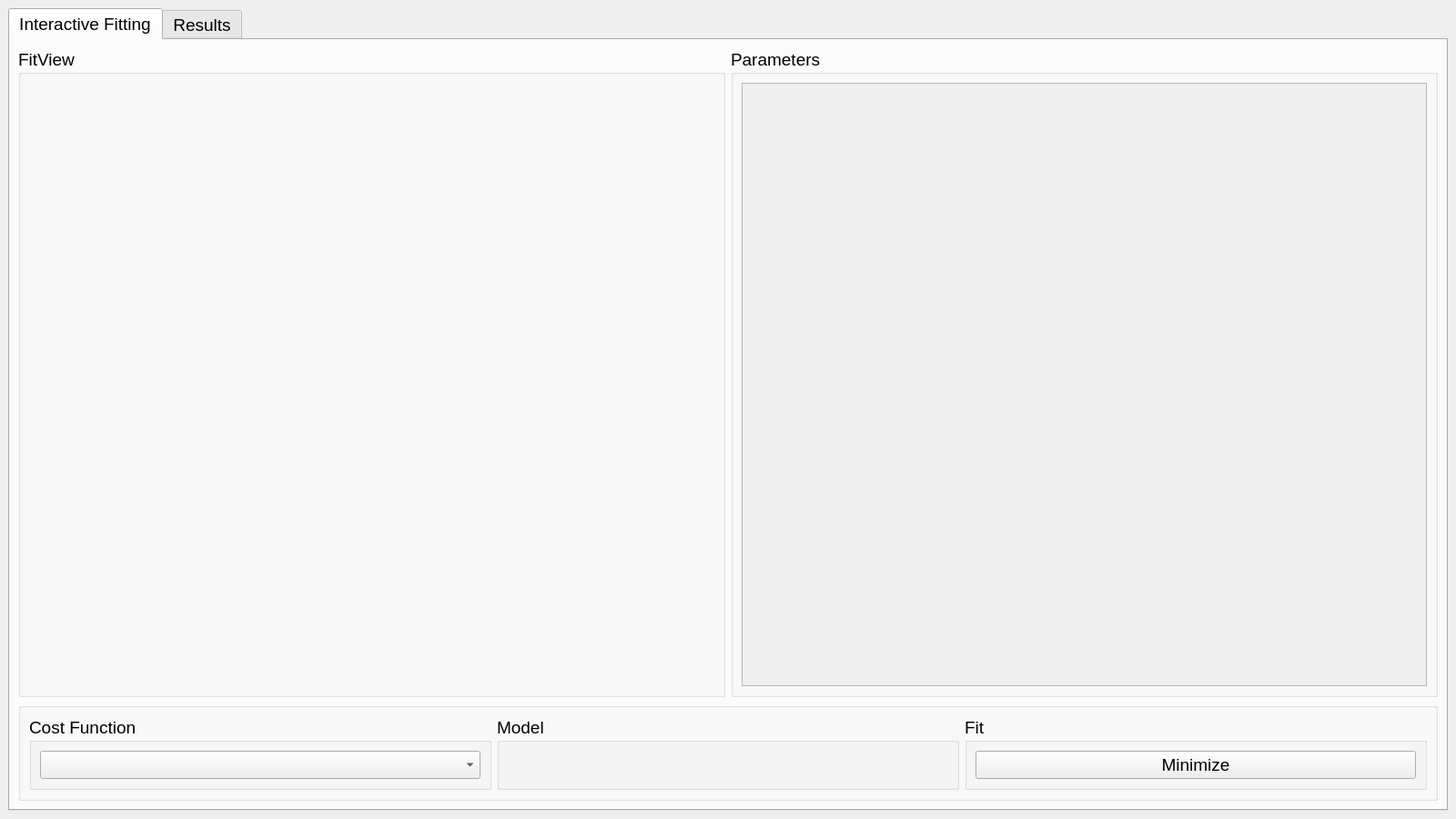
<?xml version="1.0" encoding="UTF-8"?>
<ui version="4.0">
 <class>MainWindow</class>
 <widget class="QMainWindow" name="MainWindow">
  <property name="geometry">
   <rect>
    <x>0</x>
    <y>0</y>
    <width>1600</width>
    <height>900</height>
   </rect>
  </property>
  <property name="font">
   <font>
    <pointsize>14</pointsize>
   </font>
  </property>
  <property name="windowTitle">
   <string>AGEFitViewer</string>
  </property>
  <widget class="QWidget" name="centralwidget">
   <layout class="QGridLayout" name="layoutMain" rowstretch="1">
    <item row="0" column="0" colspan="3">
     <widget class="QTabWidget" name="tab">
      <property name="currentIndex">
       <number>0</number>
      </property>
      <widget class="QWidget" name="tabFitting">
       <attribute name="title">
        <string>Interactive Fitting</string>
       </attribute>
       <layout class="QGridLayout" name="gridLayout">
        <item row="0" column="1">
         <widget class="QGroupBox" name="groupParams">
          <property name="sizePolicy">
           <sizepolicy hsizetype="Preferred" vsizetype="Expanding">
            <horstretch>0</horstretch>
            <verstretch>0</verstretch>
           </sizepolicy>
          </property>
          <property name="maximumSize">
           <size>
            <width>16777215</width>
            <height>16777215</height>
           </size>
          </property>
          <property name="font">
           <font>
            <pointsize>14</pointsize>
           </font>
          </property>
          <property name="title">
           <string>Parameters</string>
          </property>
          <layout class="QVBoxLayout" name="layoutParameters">
           <item>
            <widget class="QScrollArea" name="scrollArea">
             <property name="widgetResizable">
              <bool>true</bool>
             </property>
             <widget class="QWidget" name="scrollAreaWidgetContents">
              <property name="geometry">
               <rect>
                <x>0</x>
                <y>0</y>
                <width>751</width>
                <height>633</height>
               </rect>
              </property>
              <layout class="QVBoxLayout" name="layoutParams"/>
             </widget>
            </widget>
           </item>
          </layout>
         </widget>
        </item>
        <item row="0" column="0">
         <widget class="QGroupBox" name="groupFitView">
          <property name="sizePolicy">
           <sizepolicy hsizetype="Expanding" vsizetype="Expanding">
            <horstretch>0</horstretch>
            <verstretch>0</verstretch>
           </sizepolicy>
          </property>
          <property name="maximumSize">
           <size>
            <width>16777215</width>
            <height>16777215</height>
           </size>
          </property>
          <property name="font">
           <font>
            <pointsize>14</pointsize>
           </font>
          </property>
          <property name="title">
           <string>FitView</string>
          </property>
          <layout class="QVBoxLayout" name="layoutFitView"/>
         </widget>
        </item>
        <item row="1" column="0" colspan="2">
         <widget class="QGroupBox" name="groupFitSetup">
          <property name="sizePolicy">
           <sizepolicy hsizetype="Preferred" vsizetype="Fixed">
            <horstretch>0</horstretch>
            <verstretch>0</verstretch>
           </sizepolicy>
          </property>
          <property name="font">
           <font>
            <pointsize>14</pointsize>
           </font>
          </property>
          <property name="title">
           <string/>
          </property>
          <layout class="QHBoxLayout" name="layoutFitSetup">
           <item>
            <widget class="QGroupBox" name="groupCost">
             <property name="title">
              <string>Cost Function</string>
             </property>
             <layout class="QHBoxLayout" name="layoutCost">
              <item>
               <widget class="QComboBox" name="selectCost"/>
              </item>
             </layout>
            </widget>
           </item>
           <item>
            <widget class="QGroupBox" name="groupModel">
             <property name="title">
              <string>Model</string>
             </property>
             <layout class="QHBoxLayout" name="layoutModel"/>
            </widget>
           </item>
           <item>
            <widget class="QGroupBox" name="groupFit">
             <property name="title">
              <string>Fit</string>
             </property>
             <layout class="QHBoxLayout" name="horizontalLayout">
              <item>
               <widget class="QPushButton" name="buttonFit">
                <property name="text">
                 <string>Minimize</string>
                </property>
               </widget>
              </item>
             </layout>
            </widget>
           </item>
          </layout>
         </widget>
        </item>
       </layout>
      </widget>
      <widget class="QWidget" name="tabResults">
       <attribute name="title">
        <string>Results</string>
       </attribute>
       <layout class="QVBoxLayout" name="layoutResults">
        <item>
         <widget class="QPlainTextEdit" name="textResults">
          <property name="font">
           <font>
            <family>FreeMono</family>
            <pointsize>14</pointsize>
           </font>
          </property>
          <property name="readOnly">
           <bool>true</bool>
          </property>
         </widget>
        </item>
       </layout>
      </widget>
     </widget>
    </item>
   </layout>
  </widget>
  <widget class="QMenuBar" name="menuBar">
   <property name="geometry">
    <rect>
     <x>0</x>
     <y>0</y>
     <width>1600</width>
     <height>28</height>
    </rect>
   </property>
  </widget>
 </widget>
 <resources/>
 <connections/>
</ui>
